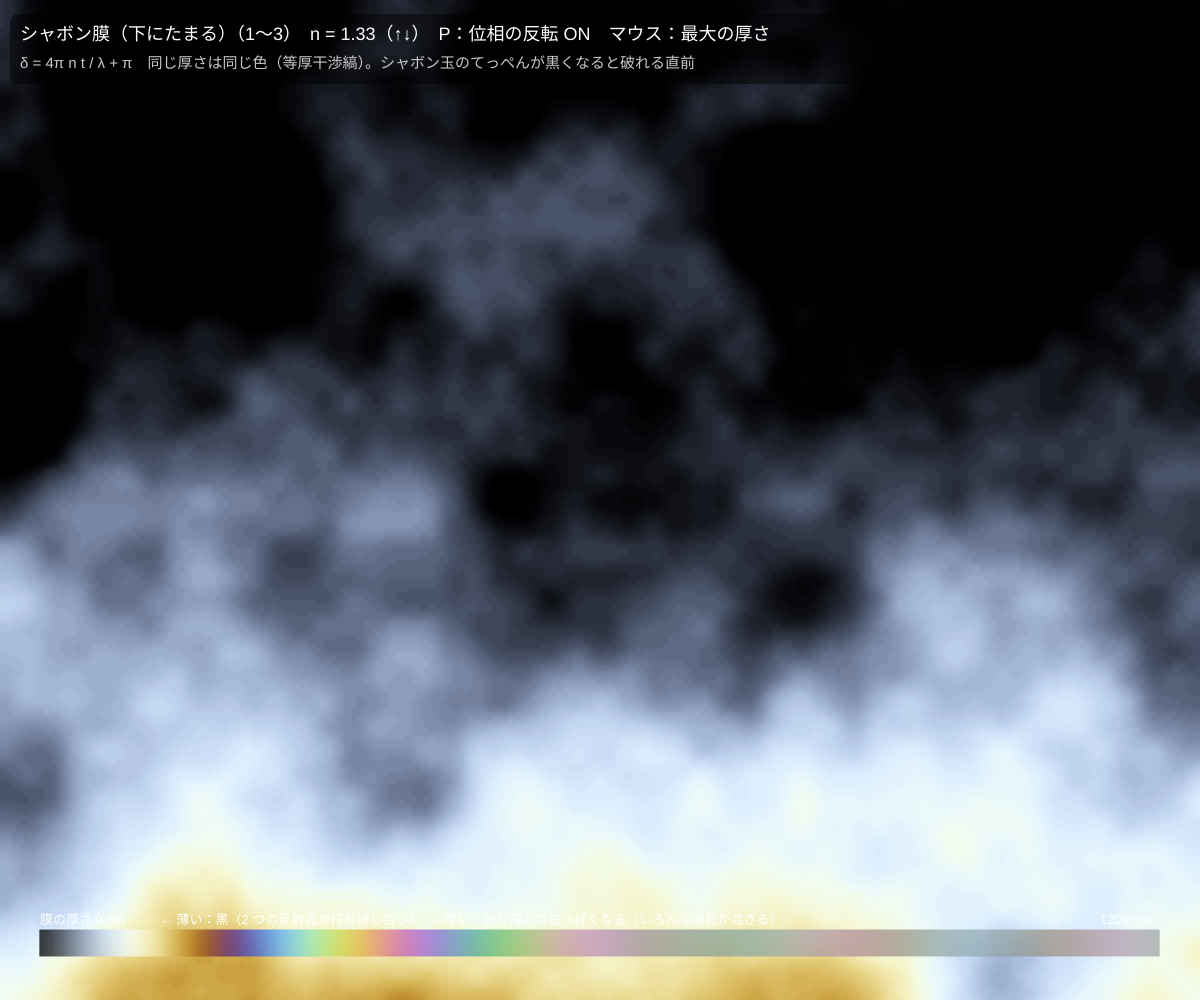
Frame 1 (no input)
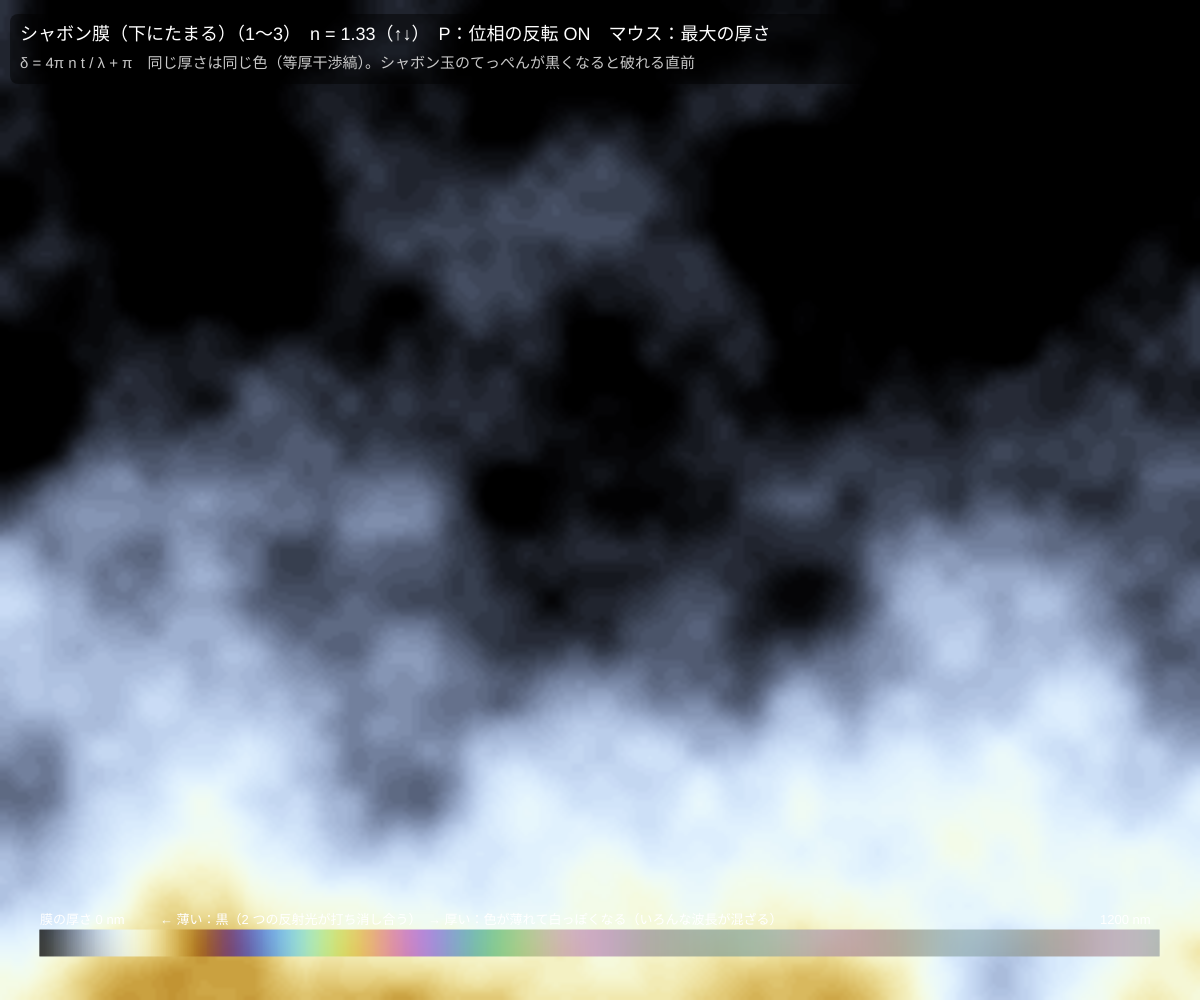
Frame 60 (no input)
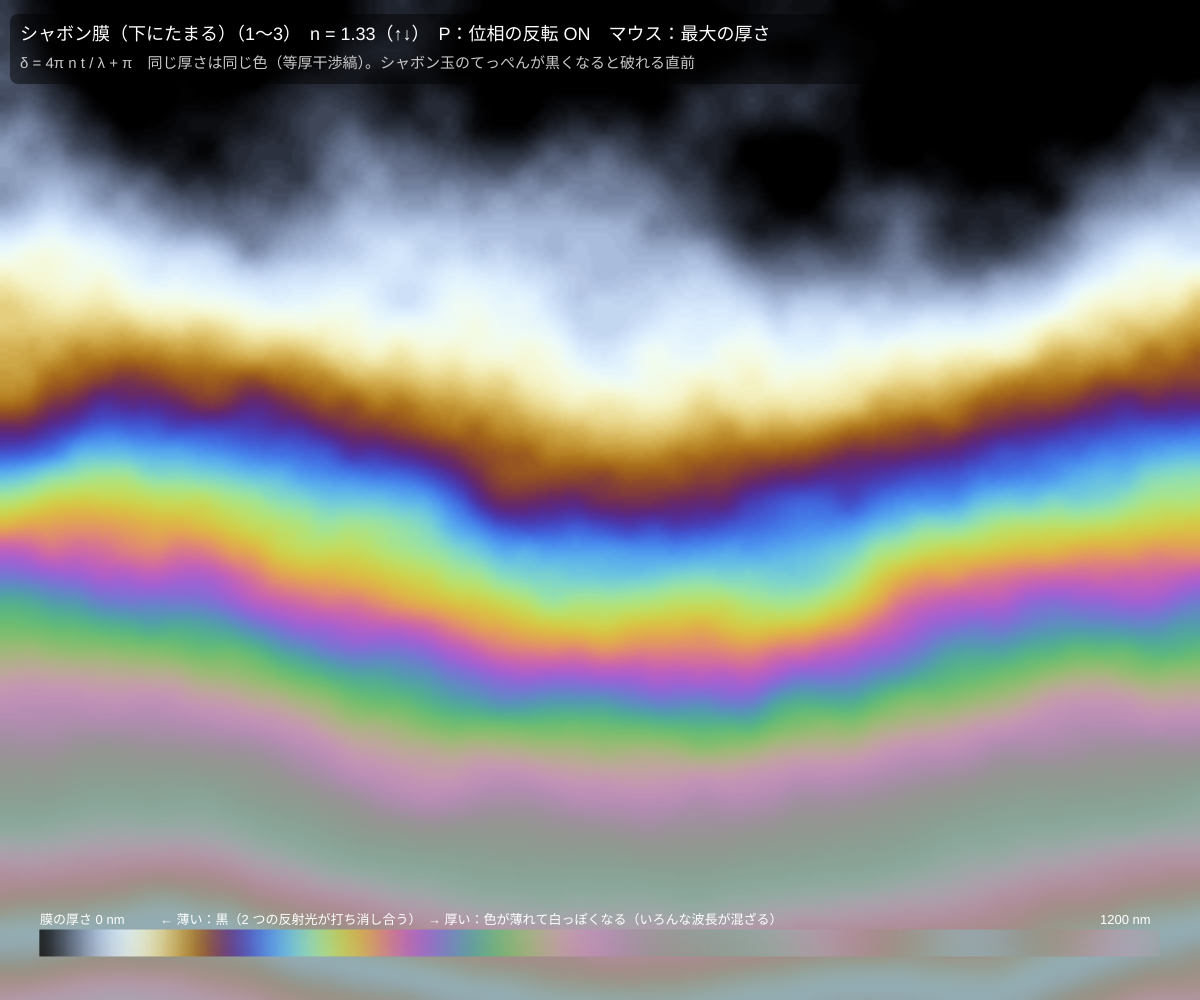
Frame 120 (the mouse pressed at the canvas centre since frame 60)

The p5.js sketch that drew these frames (run headless with seeded random() and noise() and a simulated clock; from frame 60 on, the mouse is pressed at the canvas centre):

// p5.js sketch
// ── sketch.js
// ============================================
// 08 薄膜干渉（シャボン玉の色）
// 薄い膜の表と裏で反射した 2 つの光が干渉する。膜の厚さ t で強め合う波長が変わる → 場所ごとに違う色
//   位相差 δ = 2π · 2 n t cosθ' / λ + π    （+π は「屈折率が大きい物質で反射するとき」の位相の反転）
//   反射の強さ I(λ) ∝ 1 + cos δ   → 波長ごとに計算して足し合わせると見える色になる
// 1〜3 = 膜の形（くさび・シャボン膜・ニュートン環） / マウス = 厚さの勾配・中心 / ↑↓ = 膜の屈折率 n / P = 位相の反転 ON/off
// ============================================

let nFilm = 1.33;         // ★ 膜の屈折率（水 1.33、油 1.45）
let inversion = true;     // 表面での位相の反転を考える
let shapeKind = 2;        // 1 くさび、2 シャボン膜、3 ニュートン環
let cell = 4;             // ★ 計算の粗さ（px）
let maxT = 1200;          // 色の表の最大厚さ（nm）
let lut = [];             // 厚さ 2 nm ごとの色
let img, gw, gh, noiseMap;
let time = 0;

function setup() {
  createCanvas(windowWidth, windowHeight);
  pixelDensity(1);
  gw = Math.ceil(width / cell); gh = Math.ceil(height / cell);
  img = createImage(gw, gh);
  noiseMap = new Float32Array(gw * gh);
  for (let j = 0; j < gh; j++) for (let i = 0; i < gw; i++) noiseMap[j * gw + i] = noise(i * 0.02, j * 0.02) - 0.5;
  buildLUT();
}

// ★ 厚さ t(nm) → 色：波長 400〜700 nm を 10 nm ごとに足し合わせる
function buildLUT() {
  lut = [];
  let wsum = [0, 0, 0];
  let cols = [];
  for (let nm = 400; nm <= 700; nm += 10) { let c = wavelengthToRGB(nm); cols.push(c); wsum[0] += c[0]; wsum[1] += c[1]; wsum[2] += c[2]; }
  for (let t = 0; t <= maxT; t += 2) {
    let acc = [0, 0, 0], i = 0;
    for (let nm = 400; nm <= 700; nm += 10) {
      let delta = TWO_PI * 2 * nFilm * t / nm + (inversion ? Math.PI : 0);
      let I = (1 + Math.cos(delta)) / 2;                // 2 つの反射光の干渉（0〜1）：位相差 0 で強め合う
      acc[0] += I * cols[i][0]; acc[1] += I * cols[i][1]; acc[2] += I * cols[i][2]; i++;
    }
    lut.push([255 * Math.pow(acc[0] / wsum[0], 0.7), 255 * Math.pow(acc[1] / wsum[1], 0.7), 255 * Math.pow(acc[2] / wsum[2], 0.7)]);
  }
}

// 膜の厚さ（nm）
function thickness(i, j) {
  let u = i / gw, v = j / gh;
  let T = map(mouseX, 0, width, 150, 2500, true);
  if (shapeKind === 1) return T * u + noiseMap[j * gw + i] * 60;                                   // くさび（空気層）
  if (shapeKind === 2) { let vv = v + 0.05 * Math.sin(time * 0.7 + u * 6); return T * vv * vv * 0.8 + noiseMap[j * gw + i] * 120; }   // 下にたまる
  let dx = (i * cell - mouseX), dy = (j * cell - mouseY), r2 = (dx * dx + dy * dy) / (width * width);
  return 1800 * r2 * 4;                                                                                // ニュートン環 t ∝ r²
}

function draw() {
  time += 0.016;
  img.loadPixels();
  let px = img.pixels;
  for (let j = 0; j < gh; j++) for (let i = 0; i < gw; i++) {
    let t = thickness(i, j);
    let idx = Math.max(0, Math.min(lut.length - 1, Math.floor(t / 2)));
    let c = lut[idx];
    let k = (j * gw + i) * 4;
    px[k] = c[0]; px[k + 1] = c[1]; px[k + 2] = c[2]; px[k + 3] = 255;
  }
  img.updatePixels();
  background(0);
  image(img, 0, 0, gw * cell, gh * cell);

  // 厚さ → 色 の表（下の帯）
  let bx = 40, bw = width - 80, by = height - 70;
  for (let x = 0; x < bw; x++) { let c = lut[Math.floor(x / bw * (lut.length - 1))]; stroke(c[0], c[1], c[2]); line(bx + x, by, bx + x, by + 26); }
  noStroke(); fill(255); textSize(13);
  text('膜の厚さ 0 nm', bx, by - 6); text(maxT + ' nm', bx + bw - 60, by - 6);
  text('← 薄い：' + (inversion ? '黒（2 つの反射光が打ち消し合う）' : '明るい') + '　→ 厚い：色が薄れて白っぽくなる（いろんな波長が混ざる）', bx + 120, by - 6);

  fill(0, 0, 0, 120); rect(10, 14, 980, 70, 8);
  fill(255); textSize(18);
  text(['', 'くさび（空気層）', 'シャボン膜（下にたまる）', 'ニュートン環'][shapeKind] + '（1〜3）　n = ' + nf(nFilm, 1, 2) + '（↑↓）　P：位相の反転 ' + (inversion ? 'ON' : 'off') + '　マウス：' + (shapeKind === 3 ? '中心の位置' : '最大の厚さ'), 20, 40);
  fill(200); textSize(15);
  text('δ = 4π n t / λ' + (inversion ? ' + π' : '') + '　同じ厚さは同じ色（等厚干渉縞）。シャボン玉のてっぺんが黒くなると破れる直前', 20, 68);
}

function keyPressed() {
  if (key === '1' || key === '2' || key === '3') shapeKind = Number(key);
  if (key === UP_ARROW) { nFilm = Math.min(2.0, nFilm + 0.05); buildLUT(); }
  if (key === DOWN_ARROW) { nFilm = Math.max(1.0, nFilm - 0.05); buildLUT(); }
  if (key === 'p' || key === 'P') { inversion = !inversion; buildLUT(); }
}

// ---------- やってみよう ----------
// 1. くさび（1）でマウスを左右に動かす。縞の数が変わる。縞 1 本 = 厚さが λ/(2n) 増えた
// 2. P を押して位相の反転をなくすと、いちばん薄い所が黒 → 明るいに変わる。本物のシャボン玉はどっち？
// 3. n を大きくすると縞が詰まる（光路長 2nt が長くなる）。油膜（1.45）と水（1.33）で比べよう
// 4. ニュートン環（3）：中心からの距離の 2 乗で厚さが増える → 外側ほど縞が細かい。レンズの検査に使われる

// ==================================================
// ここから下は「色の道具」（波長 nm → RGB の近似）
// ==================================================
function wavelengthToRGB(nm) {
  nm = Math.max(380, Math.min(780, nm));
  let r = 0, g = 0, b = 0;
  if (nm < 440) { r = -(nm - 440) / 60; b = 1; }
  else if (nm < 490) { g = (nm - 440) / 50; b = 1; }
  else if (nm < 510) { g = 1; b = -(nm - 510) / 20; }
  else if (nm < 580) { r = (nm - 510) / 70; g = 1; }
  else if (nm < 645) { r = 1; g = -(nm - 645) / 65; }
  else r = 1;
  let f = 1;
  if (nm < 420) f = 0.3 + 0.7 * (nm - 380) / 40;
  else if (nm > 700) f = 0.3 + 0.7 * (780 - nm) / 80;
  return [255 * Math.pow(r * f, 0.8), 255 * Math.pow(g * f, 0.8), 255 * Math.pow(b * f, 0.8)];
}
